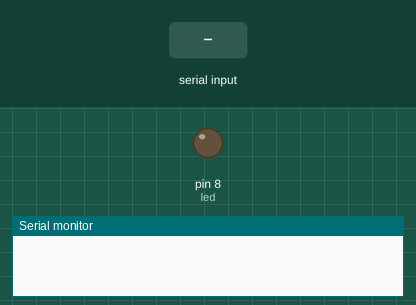
This sketch was run on a simulated Arduino Uno, built with avr-gcc and run on an emulated ATmega328P. Shown: output pins drawn as LEDs (lit = HIGH), the last lines printed to the serial monitor. The inputs (shaded band) are chosen by the test bench.

Above: at 1.2 s.
1.3 s: "on" received over Serial
At 3.4 s:
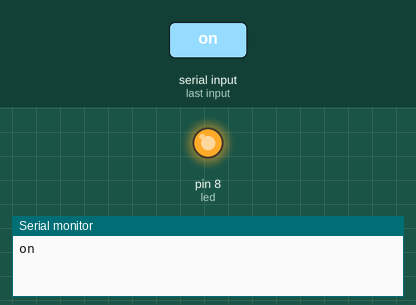
3.8 s: "off" received over Serial
At 5.3 s:
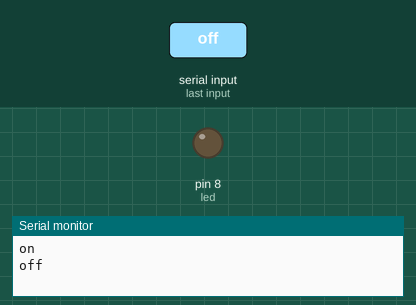
Timing chart, 0 to 6.8 s (numbered marks = the images above; inputs shaded):
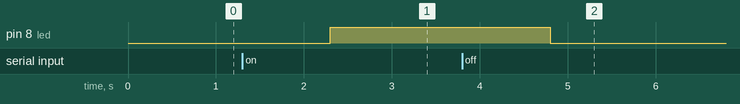

Measured:
- after the input at 1.3 s, pin 8 (led): LOW → HIGH after 1.0 s
- after the input at 3.8 s, pin 8 (led): HIGH → LOW after 1.0 s

The sketch:

ledblue.ino
```cpp
int led = 8;//amarelo

  void setup(){
    Serial.begin(9600);
    pinMode(led, OUTPUT);//led amarelo

  }

  void loop(){
     String comando = Serial.readString();
     Serial.println(comando);
       if( comando == "on"){//liga led amarelo
        digitalWrite(led, HIGH);
      }else if(comando == "off"){// desliga led amarelo
        digitalWrite(led, LOW);
      }
}//o porque do nome e opcional 
```

irraga__o-sem-bomba_-_Copia.cc
```cpp
//https://www.blogdarobotica.com/2022/10/06/como-utilizar-o-sensor-de-umidade-do-solo-com-o-arduino/


#define umidadeAnalogica A0 //Atribui o pino A0 a variável umidade - leitura analógica do sensor
#define umidadeDigital 7 //Atribui o pino 7 a variável umidadeDigital - leitura digital do sensor
#define LedVermelho 5
#define LedVerde 6

int valorumidade;
int valorumidadeDigital;

void setup() {
  Serial.begin(9600);
  pinMode(umidadeAnalogica, INPUT);
  pinMode(umidadeDigital, INPUT);
  pinMode(LedVermelho, OUTPUT);
  pinMode(LedVerde, OUTPUT);
}

void loop() {
  valorumidade = analogRead(umidadeAnalogica);
  valorumidade = map(valorumidade, 1023, 315, 0, 100);
  Serial.print("Umidade encontrada: ");
  Serial.print(valorumidade);
  Serial.println(" % " );

  valorumidadeDigital = digitalRead(umidadeDigital);
  if (valorumidadeDigital == 0) {
    Serial.println("Status: Solo úmido");
    digitalWrite(LedVermelho, LOW);
    digitalWrite(LedVerde, HIGH);
  }
  else {
    Serial.println("Status: Solo seco");
    digitalWrite(LedVermelho, HIGH);
    digitalWrite(LedVerde, LOW);
  }
  delay(3000); //Atraso de 500ms
}
```
